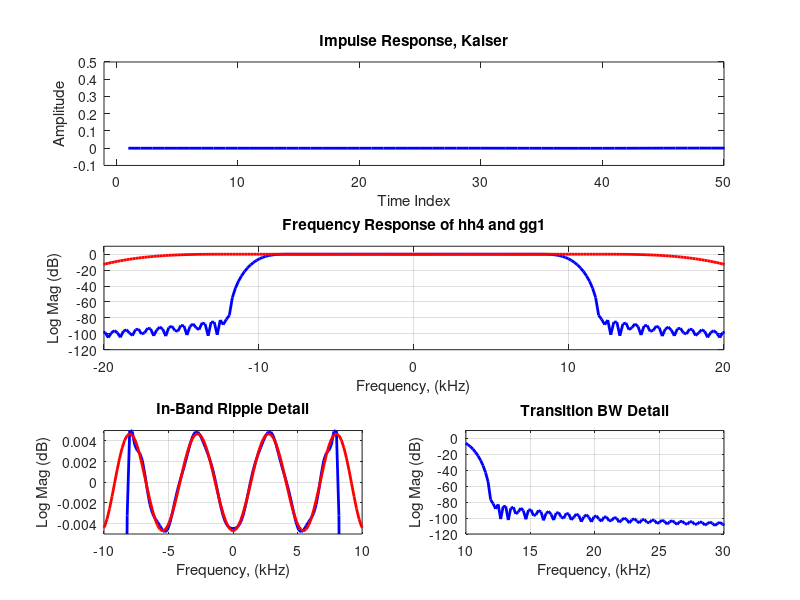

This figure's MATLAB source:
fs1 = 50;
fs2 = 200;
f1 = 8; 
f2 = 12; 
A_dB = 80;

Beta = A_dB/10; %if A_dB < 40 dB have to reduce Beta
M = floor((fs1/(f2-f1))*A_dB/15); %For windowed design, A_dB/22

if rem(M,2)==0 %we want N to be an odd integer 
    M=M+1;  
end

MM=(M-1)/2; %Compute end points of array interval, NN
phi=2*pi*(-MM:MM)*(f1+f2)/(2*fs1); %compute phase argument of sinc filter
 
h=sin(phi)./phi; %unscaled sinc filter h
h(MM+1)=1; %correct failed 0/0 computation
h0=h.*kaiser(2*MM+1,Beta)'; %Apply window to obtain Stopband Ripple
h2=h0*(f2+f1)/fs1; %Scale filter gain f0/fs

hh3 = zeros(1,4*length(h2));
hh3(1:4:end) = h2;

r2 = 0.01;
dev2 = [(10^(r2/20)-1)/(10^(r2/20)+1) 10^(-A_dB/20)]; 
[n_g2, fo_g2, ao_g2, w_g2] = firpmord([fs2/8 fs2/4], [1 0], dev2, 2*fs2);
gg1 = firpm(n_g2, fo_g2, ao_g2, w_g2);

hh4 = conv(hh3, gg1,'same');

figure(210)
subplot(3,1,1)
grid on
plot(hh4,'b','linewidth',2)
axis([-1 50 -0.1 0.5])
title('Impulse Response, Kaiser')
xlabel('Time Index')
ylabel('Amplitude')

fh=fftshift(20*log10(abs(fft(hh4,1024))));
fh2=fftshift(20*log10(abs(fft(gg1,1024))));

subplot(3,1,2)
plot([-0.5:1/1024:0.5-1/1024]*fs2,fh,'b','linewidth',2)
hold on
plot([-0.5:1/1024:0.5-1/1024]*fs2,fh2,'r','linewidth',2)
hold off
grid on
axis([-20 +20 -120 10])
title('Frequency Response of hh4 and gg1')
xlabel('Frequency, (kHz)')
ylabel('Log Mag (dB)')

subplot(3,2,5)
plot([-0.5:1/1024:0.5-1/1024]*fs2,fh,'b','linewidth',2)
grid on
hold on 
plot([-0.5:1/1024:0.5-1/1024]*fs2,fh2,'r','linewidth',2)
hold off
axis([-10 +10 -0.005 0.005])
title('In-Band Ripple Detail')
xlabel('Frequency, (kHz)')
ylabel('Log Mag (dB)')

subplot(3,2,6)
plot([-0.5:1/1024:0.5-1/1024]*fs2,fh,'b','linewidth',2)
grid on
axis([10 +30 -120 10])
title('Transition BW Detail')
xlabel('Frequency, (kHz)')
ylabel('Log Mag (dB)')
